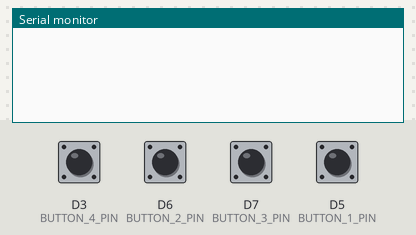
A sketch run on a simulated ESP8266 (NodeMCU). On the bench: the last lines printed to the serial monitor. The test bench sets the inputs (shaded band); at power-on: D3 (BUTTON_4_PIN), D5 (BUTTON_1_PIN), D6 (BUTTON_2_PIN), D7 (BUTTON_3_PIN) HIGH.

Above: at 1.4 s.
1.5 s: D3 (BUTTON_4_PIN) pulled LOW for 0.6 s
At 2.3 s:
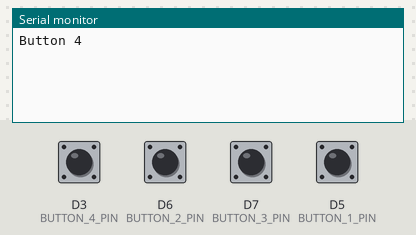
3.6 s: D6 (BUTTON_2_PIN) pulled LOW for 0.6 s
At 5.2 s:
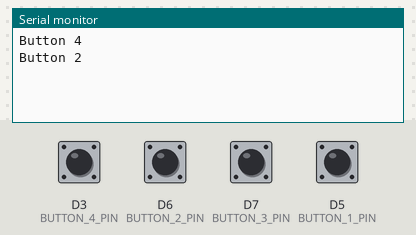
5.7 s: D7 (BUTTON_3_PIN) pulled LOW for 0.6 s
At 6.8 s:
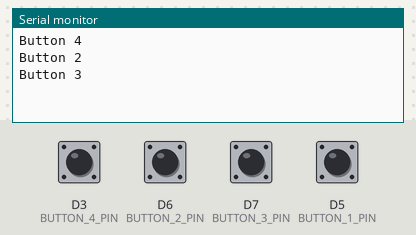
7.8 s: D5 (BUTTON_1_PIN) pulled LOW for 0.6 s
At 8.4 s:
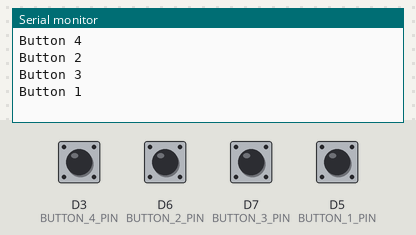
Timing chart, 0 to 10.8 s (numbered marks = the images above; inputs shaded):
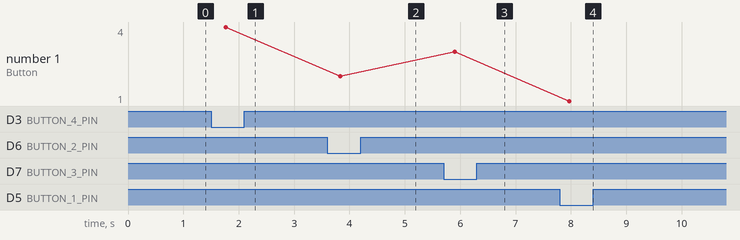

The sketch:

IR_Remote_Control_SamsungTV.ino
```cpp
#include <IRremoteESP8266.h>
#include <IRsend.h>

#define BUTTON_1_PIN D5 // GPIO14 (D5)
#define BUTTON_2_PIN D6 // GPIO12 (D6)
#define BUTTON_3_PIN D7 // GPIO13 (D7)
#define BUTTON_4_PIN D3 // GPIO18 (D3)
#define IR_LED D2 // GPIO4 (D2)

IRsend irsend(D2);

void setup() {
  Serial.begin(115200);
  delay(200);
  irsend.begin();
  pinMode(BUTTON_1_PIN, INPUT_PULLUP);
  pinMode(BUTTON_2_PIN, INPUT_PULLUP);
  pinMode(BUTTON_3_PIN, INPUT_PULLUP);
  pinMode(BUTTON_4_PIN, INPUT_PULLUP);
}

void loop() {
  int button1Value = digitalRead(BUTTON_1_PIN);
  if (button1Value == LOW){
    irsend.sendNEC(0xFFA25D); // Red
    Serial.println("Button 1");
  }
  int button2Value = digitalRead(BUTTON_2_PIN);
  if (button2Value == LOW){
    irsend.sendNEC(0xFF629D); // Yellow
    Serial.println("Button 2");
  }
  int button3Value = digitalRead(BUTTON_3_PIN);
  if (button3Value == LOW){
    irsend.sendNEC(0xFFE21D); // Green
    Serial.println("Button 3");
  }
  int button4Value = digitalRead(BUTTON_4_PIN);
  if (button4Value == LOW){
    irsend.sendNEC(0xFF22DD); // 4
    Serial.println("Button 4");
  }
   delay(500);
}
```

Measured:
- after the input at 1.5 s, the serial monitor: prints a new line after 0.27 s (image 1)
- after the input at 3.6 s, the serial monitor: prints a new line after 0.24 s (image 2)
- after the input at 5.7 s, the serial monitor: prints a new line after 0.20 s (image 3)
- after the input at 7.8 s, the serial monitor: prints a new line after 0.17 s (image 4)
- plotted number 1: 4 → 2 after the input at 3.6 s, 2 → 3 after the input at 5.7 s, 3 → 1 after the input at 7.8 s
